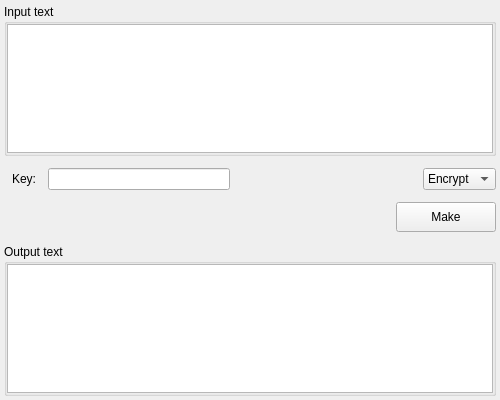
<?xml version="1.0" encoding="UTF-8"?>
<ui version="4.0">
 <class>playfair</class>
 <widget class="QWidget" name="playfair">
  <property name="geometry">
   <rect>
    <x>0</x>
    <y>0</y>
    <width>500</width>
    <height>400</height>
   </rect>
  </property>
  <property name="windowTitle">
   <string>Form</string>
  </property>
  <layout class="QVBoxLayout" name="verticalLayout">
   <property name="spacing">
    <number>12</number>
   </property>
   <property name="leftMargin">
    <number>4</number>
   </property>
   <property name="topMargin">
    <number>4</number>
   </property>
   <property name="rightMargin">
    <number>4</number>
   </property>
   <property name="bottomMargin">
    <number>4</number>
   </property>
   <item>
    <widget class="QGroupBox" name="group_box_input">
     <property name="title">
      <string>Input text</string>
     </property>
     <layout class="QVBoxLayout" name="verticalLayout_32">
      <property name="spacing">
       <number>0</number>
      </property>
      <property name="leftMargin">
       <number>0</number>
      </property>
      <property name="topMargin">
       <number>0</number>
      </property>
      <property name="rightMargin">
       <number>0</number>
      </property>
      <property name="bottomMargin">
       <number>0</number>
      </property>
      <item>
       <widget class="QTextEdit" name="text_edit_input"/>
      </item>
     </layout>
    </widget>
   </item>
   <item>
    <layout class="QHBoxLayout" name="horizontal_layout_1">
     <property name="leftMargin">
      <number>8</number>
     </property>
     <item>
      <widget class="QLabel" name="label_key">
       <property name="text">
        <string>Key:</string>
       </property>
      </widget>
     </item>
     <item>
      <widget class="QLineEdit" name="line_edit_key"/>
     </item>
     <item>
      <spacer name="horizontal_spacer_1">
       <property name="orientation">
        <enum>Qt::Horizontal</enum>
       </property>
       <property name="sizeHint" stdset="0">
        <size>
         <width>40</width>
         <height>20</height>
        </size>
       </property>
      </spacer>
     </item>
     <item>
      <widget class="QComboBox" name="combo_box_mode">
       <item>
        <property name="text">
         <string>Encrypt</string>
        </property>
       </item>
       <item>
        <property name="text">
         <string>Decrypt</string>
        </property>
       </item>
      </widget>
     </item>
    </layout>
   </item>
   <item>
    <layout class="QHBoxLayout" name="horizontal_layout_2">
     <item>
      <spacer name="horizontal_spacer_2">
       <property name="orientation">
        <enum>Qt::Horizontal</enum>
       </property>
       <property name="sizeHint" stdset="0">
        <size>
         <width>40</width>
         <height>20</height>
        </size>
       </property>
      </spacer>
     </item>
     <item>
      <widget class="QPushButton" name="button_make">
       <property name="minimumSize">
        <size>
         <width>100</width>
         <height>30</height>
        </size>
       </property>
       <property name="text">
        <string>Make</string>
       </property>
      </widget>
     </item>
    </layout>
   </item>
   <item>
    <widget class="QGroupBox" name="group_box_output">
     <property name="title">
      <string>Output text</string>
     </property>
     <layout class="QVBoxLayout" name="verticalLayout_31">
      <property name="spacing">
       <number>0</number>
      </property>
      <property name="leftMargin">
       <number>0</number>
      </property>
      <property name="topMargin">
       <number>0</number>
      </property>
      <property name="rightMargin">
       <number>0</number>
      </property>
      <property name="bottomMargin">
       <number>0</number>
      </property>
      <item>
       <widget class="QTextEdit" name="text_edit_output">
        <property name="readOnly">
         <bool>true</bool>
        </property>
       </widget>
      </item>
     </layout>
    </widget>
   </item>
  </layout>
 </widget>
 <resources/>
 <connections/>
</ui>
